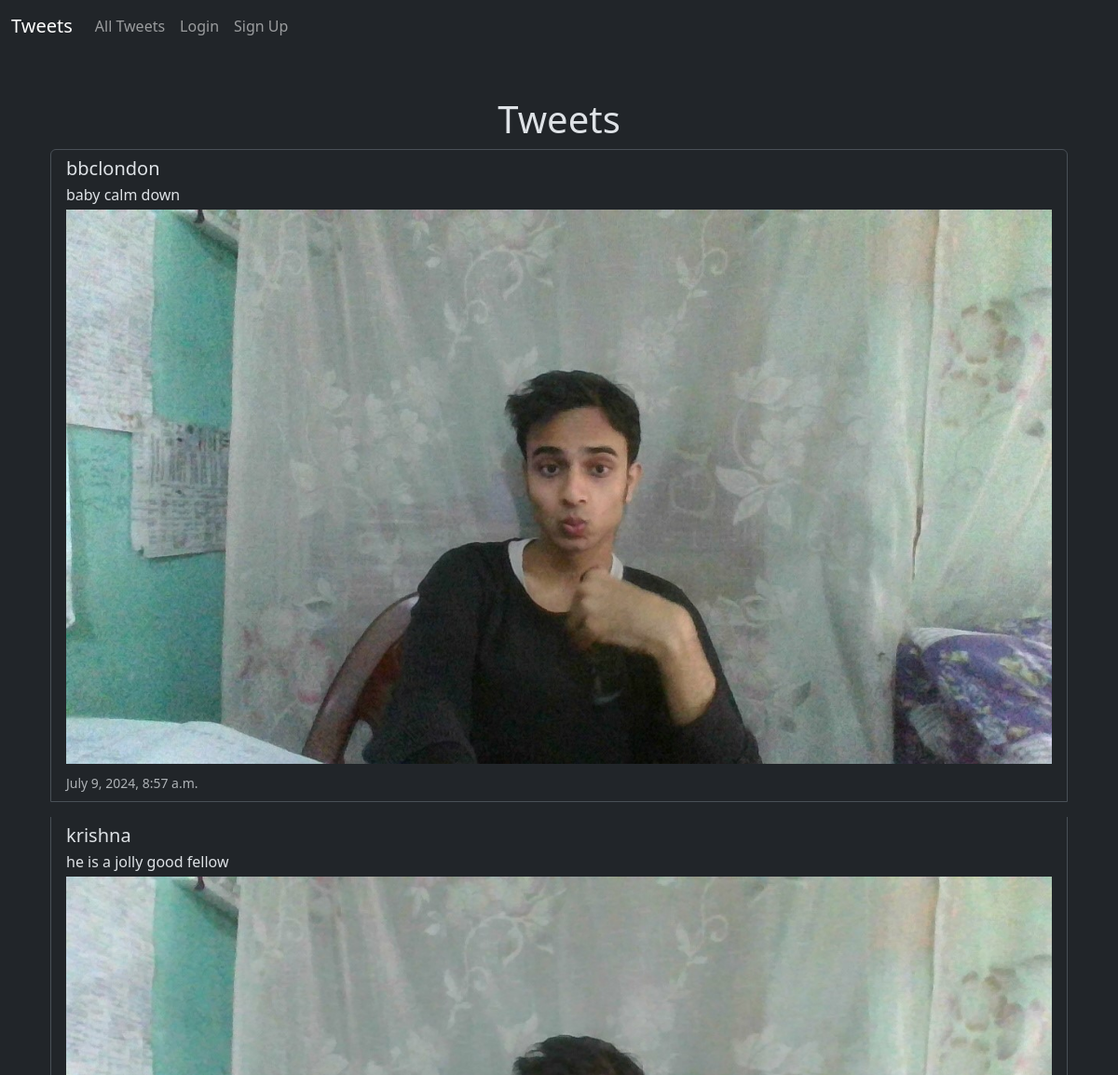
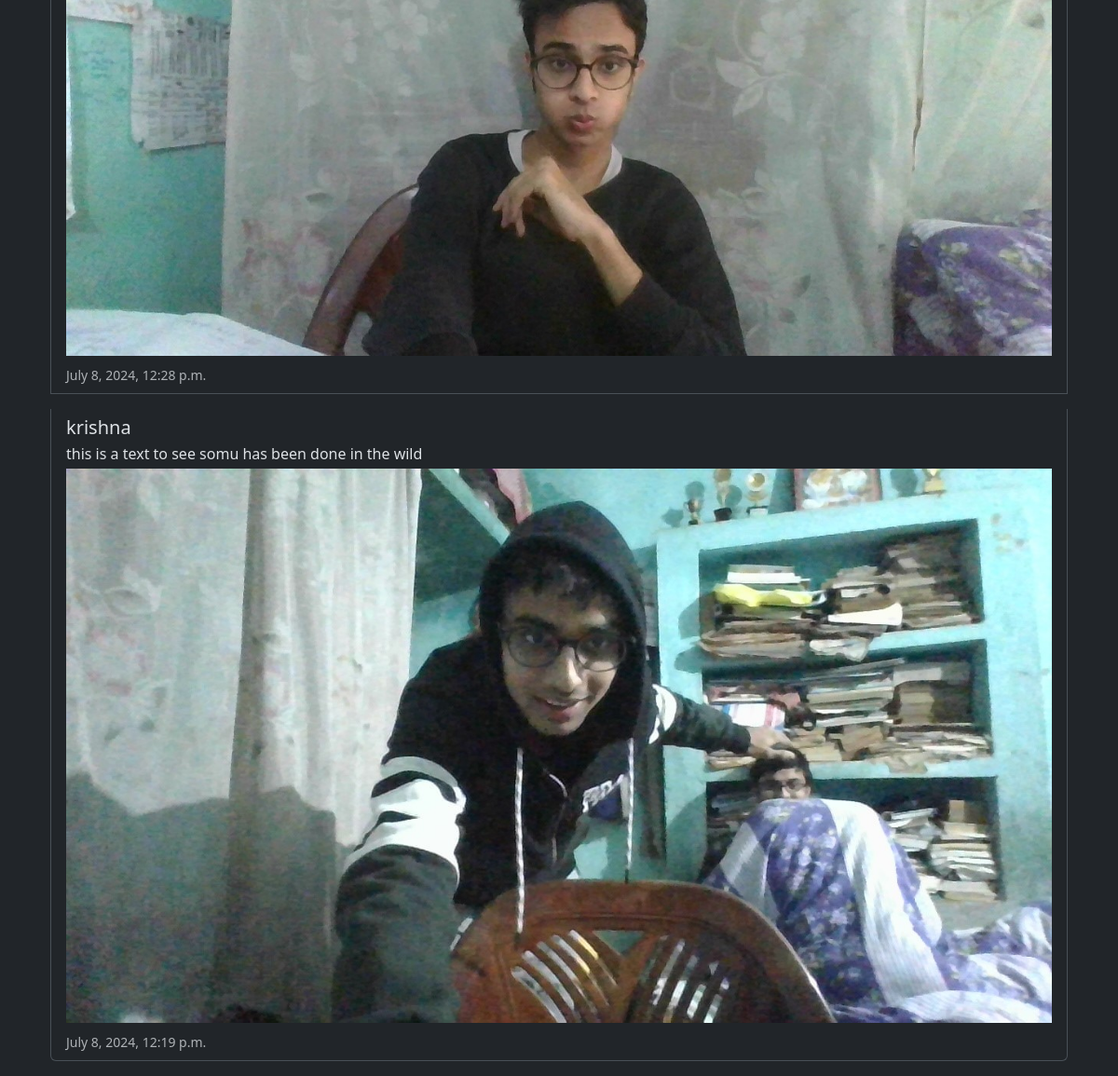
The page /tweet_list/ on the database its author committed (2 pictures, top to bottom).
### tweet/models.py (models this page shows, shortened)
class Tweet(models.Model):
    user=models.ForeignKey(User,on_delete=models.CASCADE,related_name='tweets')
    text=models.CharField(max_length=280)
    image=models.ImageField(upload_to='tweets/images',blank=True,null=True)
    created_at=models.DateTimeField(auto_now_add=True)
    updated_at=models.DateField(auto_now=True)

### tweet/views.py (the view)
# urls.py: path('tweet_list/',views.tweet_list,name='tweet_list'),
def tweet_list(request):
    tweets=Tweet.objects.all().order_by('-created_at')
    return render(request,'tweet_list.html',{'tweets':tweets})

### tweet/templates/tweet_list.html (shortened to what this page needs)
{% extends 'base.html' %}
{% block content %}
<div class="container mt-5">
    <h1 class="text-center">Tweets</h1>
    <ul class="list-group">
        {% for tweet in tweets %}
        <li class="list-group-item mb-3">
            <div class="d-flex justify-content-between align-items-start">
                <div>
                    <h5 class="mb-1">{{ tweet.user.username }}</h5>
                    <p class="mb-1">{{ tweet.text }}</p>
                    {% if tweet.image %}
                    <img src="{{ tweet.image.url }}" alt="Tweet Image" class="img-fluid mb-2" style="max-width: 100%;">
                    {% endif %}
                    <small class="text-muted">{{ tweet.created_at }}</small>
                </div>
            </div>
        </li>
        {% empty %}
        <li class="list-group-item text-center">No tweets found.</li>
        {% endfor %}
    </ul>
</div>
{% endblock %}

### templates/base.html (shortened to what this page needs)
<!DOCTYPE html>
<html lang="en" data-bs-theme="dark">
<head>
    <link href="https://cdn.jsdelivr.net/npm/bootstrap@5.3.3/dist/css/bootstrap.min.css" rel="stylesheet">
</head>
<body>
    <nav class="navbar navbar-expand-lg navbar-dark bg-dark">
        <div class="container-fluid">
            <a class="navbar-brand" href="{% url 'tweet_list' %}">Tweets</a>
            <div class="collapse navbar-collapse" id="navbarNav">
                <ul class="navbar-nav me-auto mb-2 mb-lg-0">
                    <li class="nav-item">
                        <a class="nav-link" aria-current="page" href="{% url 'tweet_list' %}">All Tweets</a>
                    </li>
                    {% if user.is_authenticated %}
                        <li class="nav-item">
                            <a class="nav-link" href="{% url 'create_tweet' %}">Create Tweet</a>
                        </li>
                        <li class="nav-item">
                            <form method="post" action="{% url 'logout' %}" class="d-inline">
                                {% csrf_token %}
                                <button type="submit" class="btn btn-link nav-link">Logout</button>
                            </form>
                        </li>
                    {% else %}
                        <li class="nav-item">
                            <a class="nav-link" href="{% url 'login' %}">Login</a>
                        </li>
                        <li class="nav-item">
                            <a class="nav-link" href="{% url 'signup' %}">Sign Up</a>
                        </li>
                    {% endif %}
                </ul>
            </div>
        </div>
    </nav>
    <div class="container mt-4">
        {% block content %}{% endblock %}
    </div>
</body>
</html>

### rows shown on the page
Tweet: user.username "bbclondon", text "baby calm down", image (picture), created_at "July 9, 2024, 8:57 a.m."
Tweet: user.username "krishna", text "he is a jolly good fellow", image (picture), created_at "July 8, 2024, 12:28 p.m."
Tweet: user.username "krishna", text "this is a text to see somu has been done in the wild", image (picture), created_at "July 8, 2024, 12:19 p.m."
